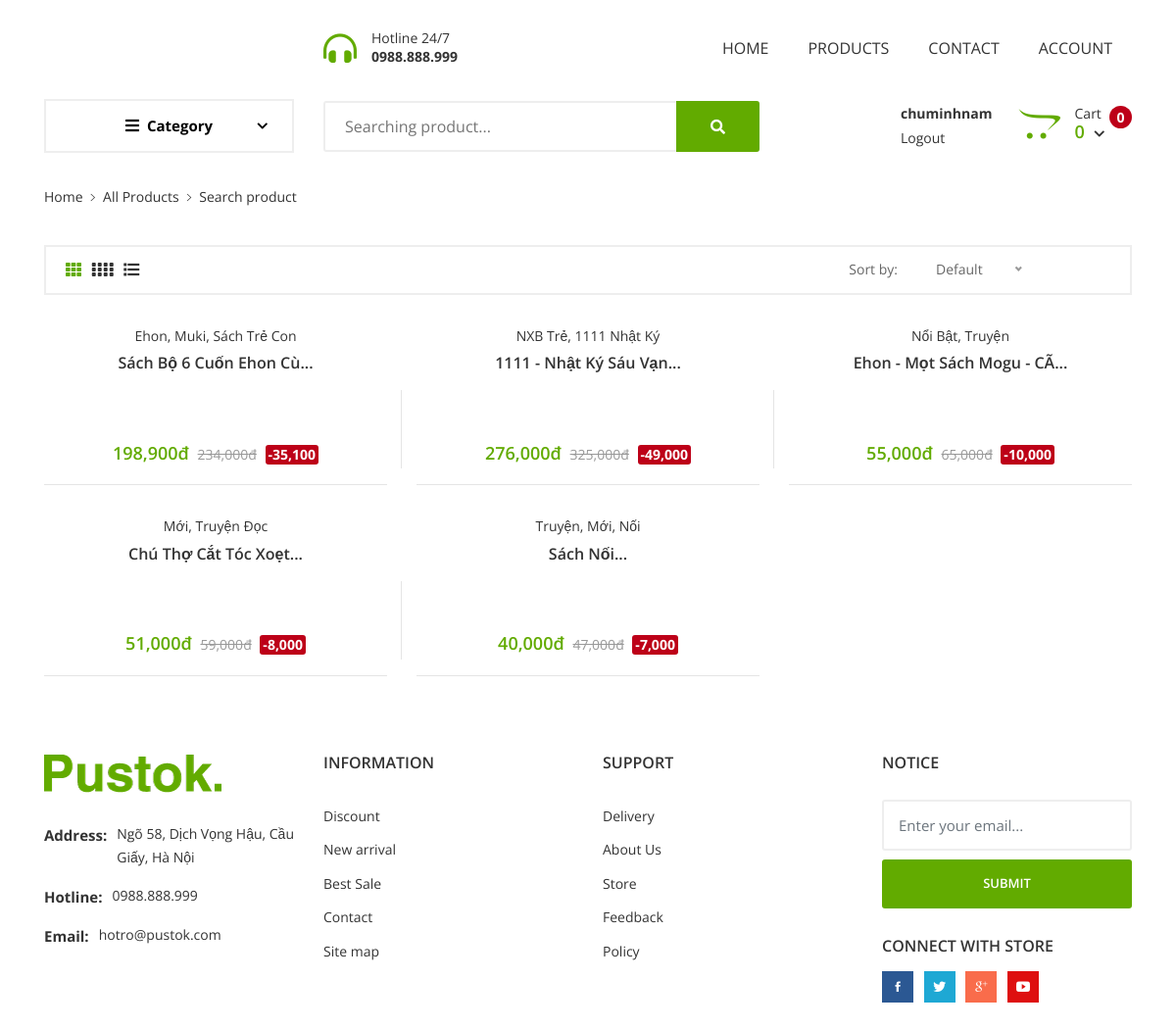
The page /tim-kiem.php (signed in) on the database its author committed.
### tables this page shows
CREATE TABLE `sanpham` (
  `masanpham` int(11) NOT NULL,
  `tensanpham` varchar(255) NOT NULL,
  `giagoc` int(11) NOT NULL,
  `giaban` int(11) NOT NULL,
  `machuyenmuc` int(11) NOT NULL,
  `tag` varchar(255) NOT NULL,
  `mota` varchar(500) NOT NULL,
  `anhchinh` text NOT NULL,
  `anhphu1` text NOT NULL,
  `anhphu2` text NOT NULL,
  `anhphu3` text NOT NULL,
  `anhphu4` text NOT NULL,
  `motachitiet` text NOT NULL,
  `loaisanpham` int(1) NOT NULL
);

### database/query.php (called while the page is built, shortened)
<?php
function queryResult($conn, $sql){
    $result = $conn->query($sql);
    if ($result->num_rows > 0) {
        return $result;
    } else {
        return 0;
    }
}
?>

### tim-kiem.php (the view, shortened to what this page needs)
<?php require(__DIR__.'/layouts/header.php'); ?>
<?php
$tensach = "'%".$_GET['tensach']."%'";
$sql_sanpham = "SELECT * FROM sanpham WHERE tensanpham LIKE ".$tensach."";
$sanpham = queryResult($conn,$sql_sanpham);
 ?>
		<section class="breadcrumb-section">
			<div class="container">
				<div class="breadcrumb-contents">
					<nav aria-label="breadcrumb">
						<ol class="breadcrumb">
							<li class="breadcrumb-item"><a href="index.html">Home</a></li>
							<li class="breadcrumb-item ">All Products</li>
							<li class="breadcrumb-item active">Search product</li>
						</ol>
					</nav>
				</div>
			</div>
		</section>
		<main class="inner-page-sec-padding-bottom">
			<div class="container">
				<div class="shop-toolbar mb--30">
					<div class="row align-items-center">
						<div class="col-lg-2 col-md-2 col-sm-6">
							<div class="product-view-mode">
								<a href="#" class="sorting-btn active" data-target="grid"><i class="fas fa-th"></i></a>
								<a href="#" class="sorting-btn" data-target="grid-four">
									<span class="grid-four-icon">
										<i class="fas fa-grip-vertical"></i><i class="fas fa-grip-vertical"></i>
									</span>
								</a>
								<a href="#" class="sorting-btn" data-target="list "><i class="fas fa-list"></i></a>
							</div>
						</div>
						<div class="col-xl-4 col-lg-4 col-md-4 col-sm-6 mt--10 mt-md--0 ">
							<div class="sorting-selection">
								<span>Sort by:</span>
							</div>
						</div>
					</div>
				</div>
				<div class="shop-product-wrap grid with-pagination row space-db--30 shop-border">
					<?php if(!isset($sanpham->num_rows)){ ?>
						<p style="text-align: center; width: 100%;">We couldn't find the product!</p>
					<?php }else{ ?>
						<?php while($row = $sanpham->fetch_assoc()){ ?>
							<div class="col-lg-4 col-sm-6">
								<div class="product-card">
									<div class="product-grid-content">
										<div class="product-header">
											<a href="" class="author">
												<?php echo $row['tag']; ?>
											</a>
											<h3><a href="san-pham.php?id=<?php echo $row['masanpham']; ?>"><?php echo substr($row['tensanpham'],0,28);?>...</a></h3>
										</div>
										<div class="product-card--body">
											<div class="card-image">
											</div>
											<div class="price-block">
	                                            <span class="price"><?php echo number_format($row['giaban']); ?>đ</span>
	                                            <del class="price-old"><?php echo number_format($row['giagoc']); ?>đ</del>
	                                            <span class="price-discount">-<?php echo number_format($row['giagoc'] - $row['giaban']); ?></span>
	                                        </div>
										</div>
									</div> <hr>
								</div>
							</div>
						<?php } ?>
					<?php } ?>
				</div>
			</div>
		</main>
	</div>
<?php require(__DIR__.'/layouts/footer.php'); ?>

### rows shown on the page
sanpham: tag "Ehon, Muki, Sách Trẻ Con", tensanpham "Sách Bộ 6 Cuốn Ehon Cù", giaban "198,900", giagoc "234,000", $row['giagoc'] - $row['giaban'] "35,100"
sanpham: tag "NXB Trẻ, 1111 Nhật Ký", tensanpham "1111 - Nhật Ký Sáu Vạn", giaban "276,000", giagoc "325,000", $row['giagoc'] - $row['giaban'] "49,000"
sanpham: tag "Nổi Bật, Truyện", tensanpham "Ehon - Mọt Sách Mogu - CÃ", giaban "55,000", giagoc "65,000", $row['giagoc'] - $row['giaban'] "10,000"
sanpham: tag "Mới, Truyện Đọc", tensanpham "Chú Thợ Cắt Tóc Xoẹt", giaban "51,000", giagoc "59,000", $row['giagoc'] - $row['giaban'] "8,000"
sanpham: tag "Truyện, Mới, Nối", tensanpham "Sách Nối", giaban "40,000", giagoc "47,000", $row['giagoc'] - $row['giaban'] "7,000"

### other values the page prints
$_SESSION['taikhoan'] "chuminhnam"
